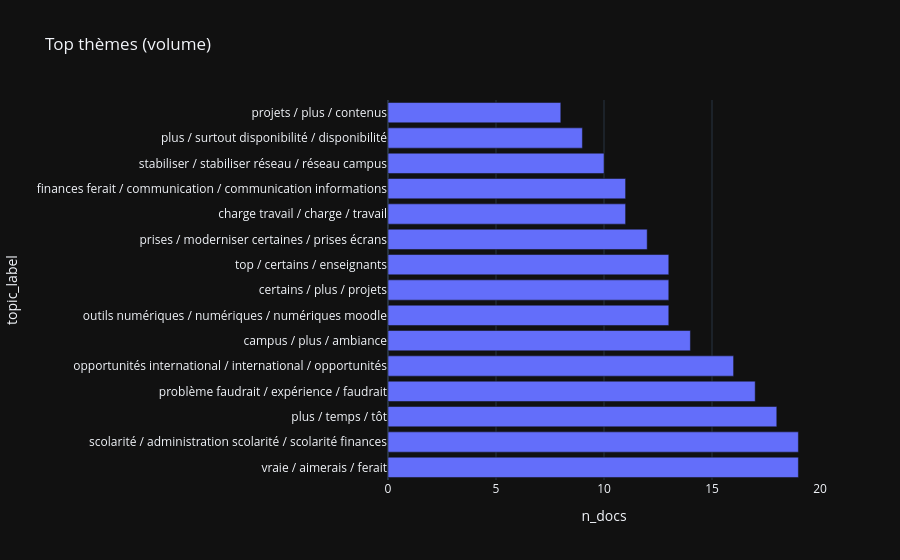

Notebook code for this chart:
### Markdown cell above
**Bar chart : Top themes**

### Code cell
import plotly.express as px

df_top = topic_stats.reset_index().sort_values("n_docs", ascending=False).head(15)

fig = px.bar(
    df_top,
    x="n_docs",
    y="topic_label",
    orientation="h",
    title="Top thèmes (volume)",
    hover_data=["mean_sent", "pct_neg"]
)
fig.show()

### Figure 1 — Plotly figure (JSON) as saved in the notebook; plotly's stock layout.template omitted (floating-point values rounded to 4 significant figures)
{"data": [{"customdata": [[0.349, 0.1053], [0.92, 0.0], [0.9231, 0.0], [-0.1115, 0.5294], [0.9169, 0.0], [0.914, 0.0], [0.5508, 0.0], [0.9179, 0.0], [0.9117, 0.0], [0.9177, 0.0], [0.4833, 0.0], [0.3452, 0.1818], [0.9299, 0.0], [0.9248, 0.0], [0.9218, 0.0]], "hovertemplate": "n_docs=%{x}<br>topic_label=%{y}<br>mean_sent=%{customdata[0]}<br>pct_neg=%{customdata[1]}<extra></extra>", "legendgroup": "", "marker": {"color": "#636efa", "pattern": {"shape": ""}}, "name": "", "orientation": "h", "showlegend": false, "textposition": "auto", "x": [19, 19, 18, 17, 16, 14, 13, 13, 13, 12, 11, 11, 10, 9, 8], "xaxis": "x", "y": ["vraie / aimerais / ferait", "scolarité / administration scolarité / scolarité finances", "plus / temps / tôt", "problème faudrait / expérience / faudrait", "opportunités international / international / opportunités", "campus / plus / ambiance", "outils numériques / numériques / numériques moodle", "certains / plus / projets", "top / certains / enseignants", "prises / moderniser certaines / prises écrans", "charge travail / charge / travail", "finances ferait / communication / communication informations", "stabiliser / stabiliser réseau / réseau campus", "plus / surtout disponibilité / disponibilité", "projets / plus / contenus"], "yaxis": "y", "type": "bar"}], "layout": {"xaxis": {"anchor": "y", "domain": [0.0, 1.0], "title": {"text": "n_docs"}}, "yaxis": {"anchor": "x", "domain": [0.0, 1.0], "title": {"text": "topic_label"}}, "legend": {"tracegroupgap": 0}, "title": {"text": "Top thèmes (volume)"}, "barmode": "relative"}}
